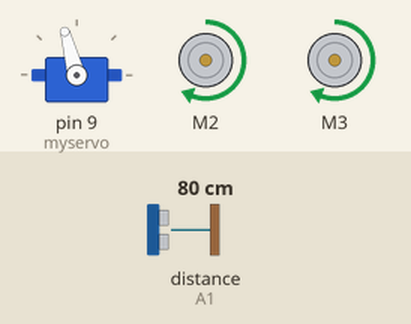
Simulated run of this sketch. Board: Arduino Uno, built with avr-gcc and run on an emulated ATmega328P. Parts: servo, 2 × DC motor (green arrow = forward, orange = backward, longer = faster). The inputs (shaded band) are chosen by the test bench; at power-on: distance to the obstacle (sensor on A1) 80 cm. The echo pulse lasts 58.3 µs per cm.

Above: at 3.2 s.
At 4.7 s:
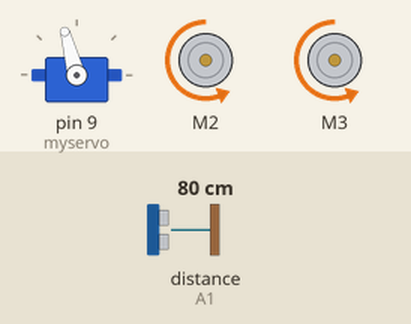
At 6.2 s:
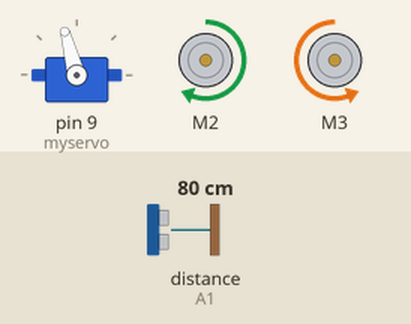
At 7.7 s:
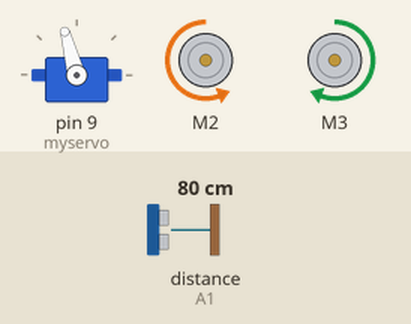
Timing chart, 0 to 10.5 s (numbered marks = the images above):
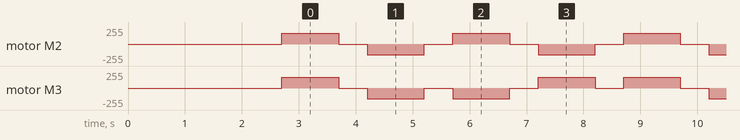

The sketch:

Robotflline.ino
```cpp
#include <AFMotor.h>
#include <NewPing.h>
#include <Servo.h>

//   4 chân của cảm biến siêu âm: GND,ECHO,TRIG,VCC
// Chúng ta: 1 đầu bẹ 4 dây (cắm vào cảm biến siêu âm); 1 đầu tuốt dây (cắm vào Lỗ trên Arduino, Sau đó cắm chồng board L293D lên)
// SIÊU ÂM hc-04 --------Arduino
//       GND         -    GND
//       ECHO        -    A1
//       TRIG        -    A2
//       VCC         -    5V

/************************************************/
AF_DCMotor motor1(2);        //motor - phai- noi pin 2 của L293D
AF_DCMotor motor2(3);        //motor - trai- noi pin 3 của L293D

Servo myservo;              //Servo SG90 cắm vao giắc 3 chân: SERVO2 (TRÊN L293D)

/*************ĐỊNH NGHĨA CHÂN CHO CẢM BIẾN SIÊU ÂM****************/
#define ECHO_PIN A1          //noi chan A1 (Uno)
#define TRIG_PIN A2          //Noi chan A2 (Uno)

#define MAX_DISTANCE 200
#define MAX_SPEED 235        // cài đặt tốc độ động cơ DC motors
#define MAX_SPEED_OFFSET 20

NewPing sonar(TRIG_PIN, ECHO_PIN, MAX_DISTANCE);
boolean goesForward=false;
int distance = 100;
int speedSet = 0;
char command;

/*************************Define Line Track pins************************************/
const int SensorLeft   = A5;      //Left sensor input (A5)
const int SensorMiddle = A4;       //Midd sensor input (A4)
const int SensorRight  = A3;       //Right sensor input(A3)
int SL;    //Status of Left line track sensor
int SM;    //Status of Midd line track sensor
int SR;    //Status of Righ line track sensor

unsigned char Dift=0; //center: Dift=0; lech trai: Dift = 1; lech phai:Dift = 2;

void setup() {
  // put your setup code here, to run once:
    myservo.attach(9);         //tương ứng SERVO2; NẾU CẮM SERVO1 - KHAI  myservo.attach(10);
    myservo.write(105);
    delay(2000);
    distance = readPing();
    delay(100);
    distance = readPing();
    delay(100);
    distance = readPing();
    delay(100);
    distance = readPing();
    delay(100);

    Serial.begin(9600);  //Set the baud rate to your Bluetooth module.

    pinMode(SensorLeft,  INPUT);    //Init left sensor
    pinMode(SensorMiddle, INPUT);   //Init Middle sensor
    pinMode(SensorRight, INPUT);    //Init Right sensor

}

void loop() {
  // put your main code here, to run repeatedly:
  forward(160,160); delay(1000);
  Stop();delay(500);

  back(160,160);delay(1000);
  Stop();delay(500);

  left(160,160);delay(1000);
  Stop();delay(500);

  right(160,160);delay(1000);
  Stop();delay(500);

}

void forward(int a, int b)
{
  motor1.setSpeed(b); //Define maximum velocity
  motor1.run(FORWARD); //rotate the motor clockwise
  motor2.setSpeed(a); //Define maximum velocity
  motor2.run(FORWARD); //rotate the motor clockwise
}
void back(int a, int b)
{
  motor1.setSpeed(b);
  motor1.run(BACKWARD);
  motor2.setSpeed(a);
  motor2.run(BACKWARD);
}
void left(int a, int b)
{
  motor1.setSpeed(b);
  motor1.run(FORWARD);
  motor2.setSpeed(a);
  motor2.run(BACKWARD);
}
void right(int a, int b)
{
  motor1.setSpeed(b);
  motor1.run(BACKWARD);
  motor2.setSpeed(a);
  motor2.run(FORWARD);
}
void goLeft(int a, int b)
{
  motor1.setSpeed(b);
  motor1.run(FORWARD);
  motor2.setSpeed(a);
  motor2.run(FORWARD);
}
void goRight(int a, int b)
{
  motor1.setSpeed(b);
  motor1.run(FORWARD);
  motor2.setSpeed(a);
  motor2.run(FORWARD);
}
void backRight()
{
  motor1.setSpeed(125);
  motor1.run(BACKWARD);
  motor2.setSpeed(255);
  motor2.run(BACKWARD);
}
void backLeft()
{
  motor1.setSpeed(255);
  motor1.run(BACKWARD);
  motor2.setSpeed(125);
  motor2.run(BACKWARD);
}
void Stop()
{
  motor1.setSpeed(0);
  motor2.run(RELEASE);
  motor2.setSpeed(0);
  motor2.run(RELEASE);
}
void stopAvoiding()
{
  //dugme=0;
  motor1.setSpeed(0);
  motor2.run(RELEASE);
  motor2.setSpeed(0);
  motor2.run(RELEASE);
}

int lookRight()
{
    myservo.write(50);
    delay(500);
    int distance = readPing();
    delay(100);
    myservo.write(105);
    return distance;
}
int lookLeft()
{
    myservo.write(160);
    delay(500);
    int distance = readPing();
    delay(100);
    myservo.write(105);
    return distance;
    delay(100);
}
int readPing() {
  delay(70);
  int cm = sonar.ping_cm();
  if(cm==0)
  {
    cm = 250;
  }
  return cm;
}
void moveStop() {
  motor1.run(RELEASE);
  motor2.run(RELEASE);
  }
void moveForward() {
 if(!goesForward)
  {
    goesForward=true;
    motor1.run(FORWARD);
    motor2.run(FORWARD);
   for (speedSet = 0; speedSet < MAX_SPEED; speedSet +=2) // slowly bring the speed up to avoid loading down the batteries too quickly
   {
    motor1.setSpeed(speedSet);
    motor2.setSpeed(speedSet+MAX_SPEED_OFFSET);
    delay(5);
   }
  }
}
void moveBackward() {
    goesForward=false;
    motor1.run(BACKWARD);
    motor2.run(BACKWARD);
  for (speedSet = 0; speedSet < MAX_SPEED; speedSet +=2) // slowly bring the speed up to avoid loading down the batteries too quickly
  {
    motor1.setSpeed(speedSet);
    motor2.setSpeed(speedSet+MAX_SPEED_OFFSET);
    delay(5);
  }
}
void turnRight() {
  motor2.run(FORWARD);
  motor1.run(BACKWARD);
  delay(300);
  motor2.run(FORWARD);
  motor1.run(FORWARD);
}
void turnLeft() {
  motor2.run(BACKWARD);
  motor1.run(FORWARD);
  delay(300);
  motor2.run(FORWARD);
  motor1.run(FORWARD);
}
```

Measured:
- by itself, motor M2: repeats every 3.0 s: stopped 0.50 s, backward 160/255 1.0 s, stopped 0.50 s, forward 160/255 1.0 s
- by itself, motor M3: repeats every 6.0 s: 2 × (stopped 0.50 s, backward 160/255 1.0 s), 2 × (stopped 0.50 s, forward 160/255 1.0 s)
